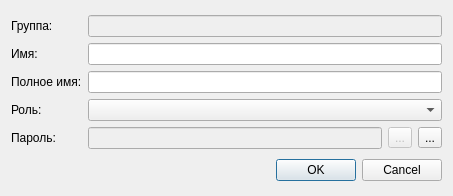
<?xml version="1.0" encoding="UTF-8"?>
<ui version="4.0">
 <class>DialogUser</class>
 <widget class="QDialog" name="DialogUser">
  <property name="geometry">
   <rect>
    <x>0</x>
    <y>0</y>
    <width>453</width>
    <height>196</height>
   </rect>
  </property>
  <property name="windowTitle">
   <string>Dialog</string>
  </property>
  <layout class="QGridLayout" name="gridLayout_2">
   <item row="0" column="0">
    <layout class="QGridLayout" name="gridLayout">
     <item row="0" column="1">
      <widget class="QLineEdit" name="lblGroup">
       <property name="enabled">
        <bool>false</bool>
       </property>
      </widget>
     </item>
     <item row="0" column="0">
      <widget class="QLabel" name="label">
       <property name="text">
        <string>Группа:</string>
       </property>
      </widget>
     </item>
     <item row="4" column="0">
      <widget class="QLabel" name="label_4">
       <property name="text">
        <string>Пароль:</string>
       </property>
      </widget>
     </item>
     <item row="4" column="1">
      <layout class="QHBoxLayout" name="horizontalLayout">
       <item>
        <widget class="QLineEdit" name="lblPwd">
         <property name="enabled">
          <bool>false</bool>
         </property>
         <property name="echoMode">
          <enum>QLineEdit::Password</enum>
         </property>
        </widget>
       </item>
       <item>
        <widget class="QToolButton" name="btnPwdView">
         <property name="enabled">
          <bool>false</bool>
         </property>
         <property name="text">
          <string>...</string>
         </property>
         <property name="icon">
          <iconset resource="resurses.qrc">
           <normaloff>:/img/viewPwd1.svg</normaloff>:/img/viewPwd1.svg</iconset>
         </property>
         <property name="checkable">
          <bool>true</bool>
         </property>
        </widget>
       </item>
       <item>
        <widget class="QToolButton" name="btnPwdEdit">
         <property name="text">
          <string>...</string>
         </property>
         <property name="icon">
          <iconset resource="resurses.qrc">
           <normaloff>:/img/itemEdit.png</normaloff>:/img/itemEdit.png</iconset>
         </property>
         <property name="checkable">
          <bool>true</bool>
         </property>
        </widget>
       </item>
      </layout>
     </item>
     <item row="1" column="0">
      <widget class="QLabel" name="label_2">
       <property name="text">
        <string>Имя:</string>
       </property>
      </widget>
     </item>
     <item row="2" column="0">
      <widget class="QLabel" name="label_3">
       <property name="text">
        <string>Полное имя:</string>
       </property>
      </widget>
     </item>
     <item row="2" column="1">
      <widget class="QLineEdit" name="lblPresent"/>
     </item>
     <item row="1" column="1">
      <widget class="QLineEdit" name="lblName"/>
     </item>
     <item row="3" column="0">
      <widget class="QLabel" name="label_5">
       <property name="text">
        <string>Роль:</string>
       </property>
      </widget>
     </item>
     <item row="3" column="1">
      <widget class="QComboBox" name="cmbRole"/>
     </item>
    </layout>
   </item>
   <item row="1" column="0">
    <widget class="QDialogButtonBox" name="buttonBox">
     <property name="orientation">
      <enum>Qt::Horizontal</enum>
     </property>
     <property name="standardButtons">
      <set>QDialogButtonBox::Cancel|QDialogButtonBox::Ok</set>
     </property>
    </widget>
   </item>
  </layout>
 </widget>
 <resources>
  <include location="resurses.qrc"/>
 </resources>
 <connections>
  <connection>
   <sender>buttonBox</sender>
   <signal>accepted()</signal>
   <receiver>DialogUser</receiver>
   <slot>accept()</slot>
   <hints>
    <hint type="sourcelabel">
     <x>248</x>
     <y>254</y>
    </hint>
    <hint type="destinationlabel">
     <x>157</x>
     <y>274</y>
    </hint>
   </hints>
  </connection>
  <connection>
   <sender>buttonBox</sender>
   <signal>rejected()</signal>
   <receiver>DialogUser</receiver>
   <slot>reject()</slot>
   <hints>
    <hint type="sourcelabel">
     <x>316</x>
     <y>260</y>
    </hint>
    <hint type="destinationlabel">
     <x>286</x>
     <y>274</y>
    </hint>
   </hints>
  </connection>
 </connections>
</ui>
